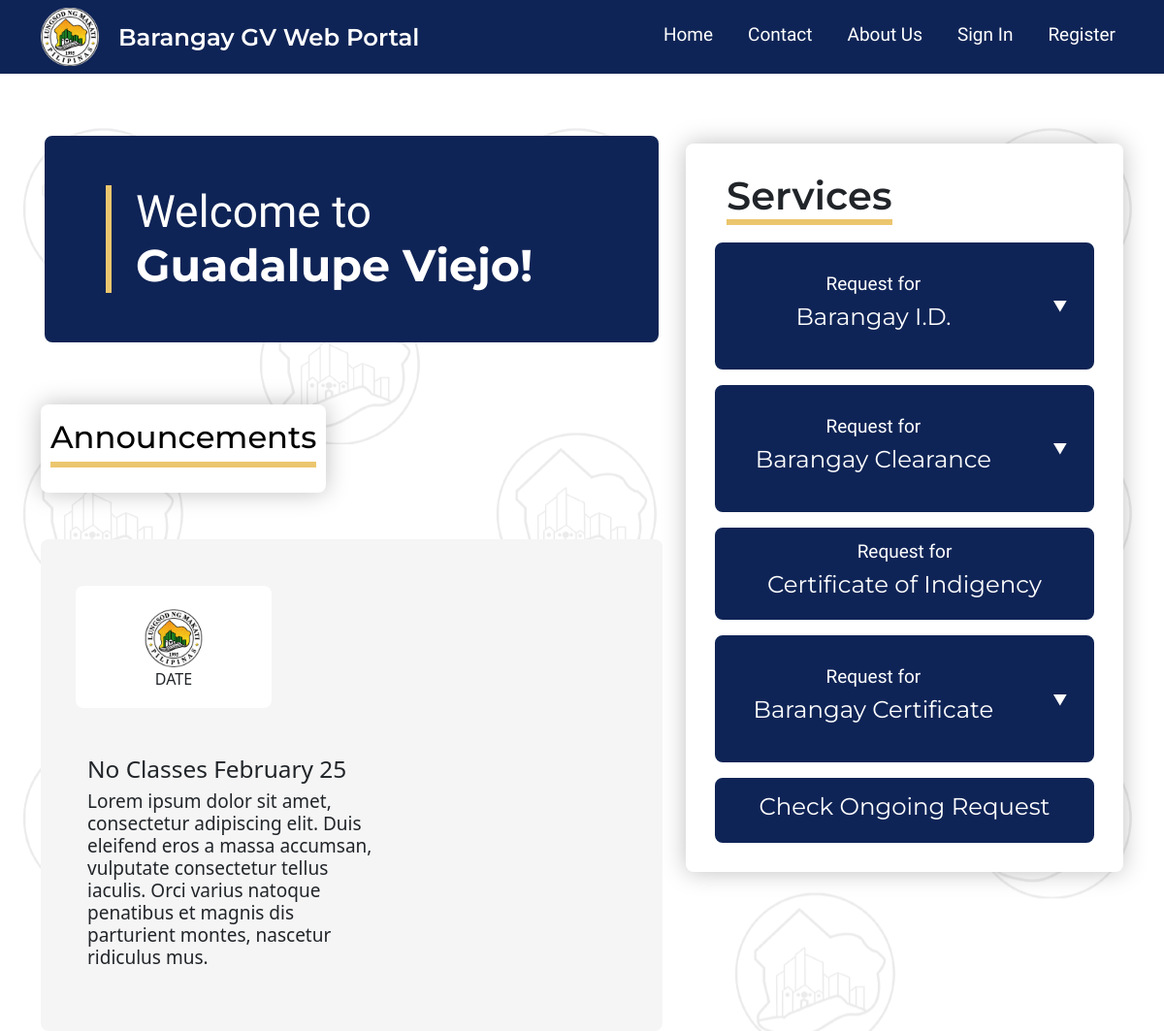
Before: / with the older database file.
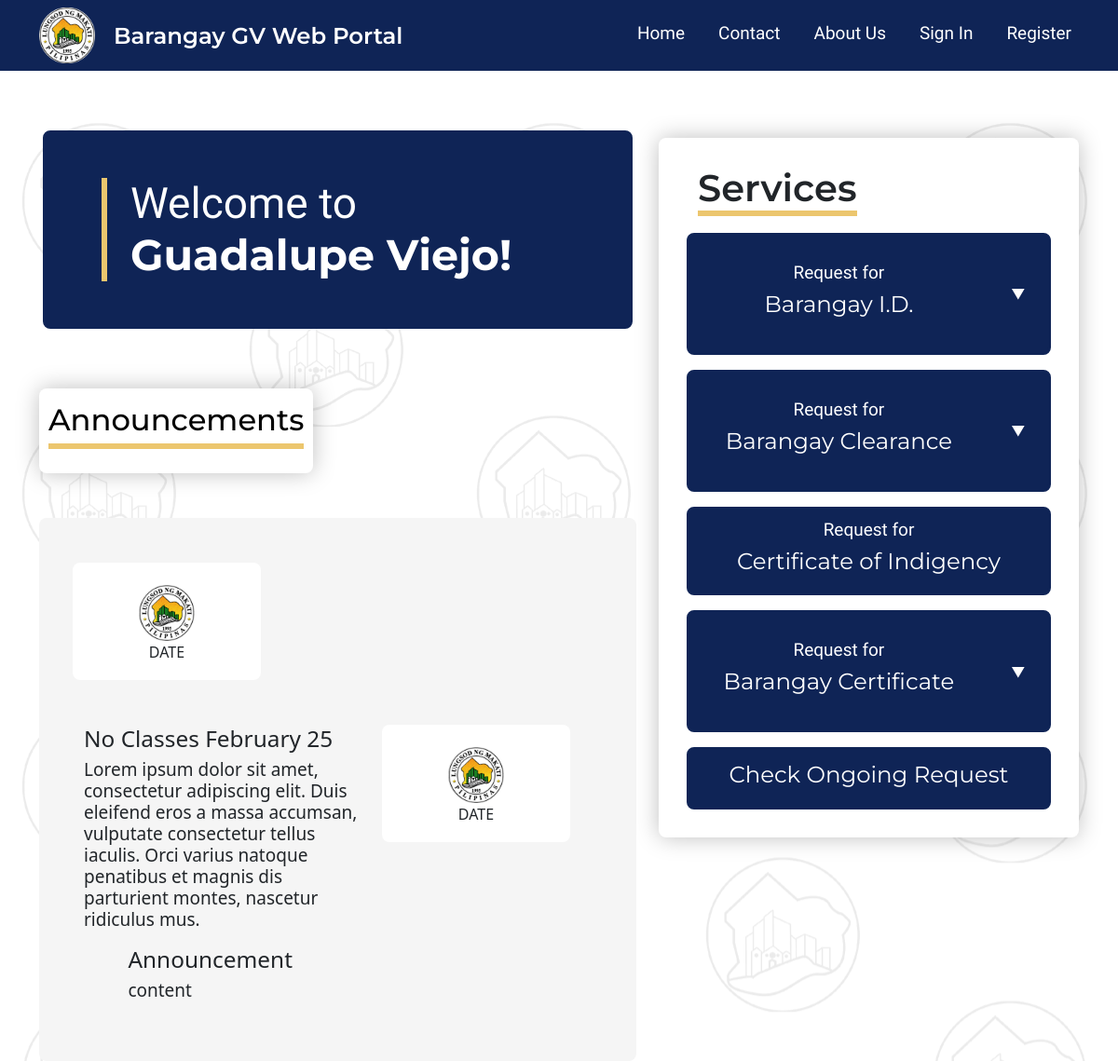
After: the same page with the newer database file.
### web_portal/models.py (models this page shows)
class announcement(models.Model):
    title = models.CharField(max_length = 100)
    content = models.CharField(max_length = 1000)
    objects = models.Manager()

### web_portal/views.py (the view)
# urls.py: path("", views.base, name = "base"),
def base(request):
    context = {
        "barangay_id_form": barangay_id.objects.all(),
        "announcements": announcement.objects.all(),
    }
    return render(request, "base.html", context)

### web_portal/templates/base.html (shortened to what the changed rows need)
{% load static %}
<!DOCTYPE html>
<html lang="en">
<head>
    <link rel="stylesheet" href="{% static 'styles.css' %}">
    <link href="https://cdn.jsdelivr.net/npm/bootstrap@5.1.3/dist/css/bootstrap.min.css" rel="stylesheet"
>
</head>
<body>
    <div class="main">
        <div class="container mt-5">
            <div class="row">
                <div class="col-md-7 col-sm-12">
                    <div class="row p-3">
                        <div class="hero">
                            <h1 class="bodyFont heroBody globalTitle m-5" style = "padding-left: 25px;">Welcome to <br><span class="titleFont heroTitle">Guadalupe
                                    Viejo!</span></h1>
                        </div>
                    </div>
                    <div class="mt-5 p-5 announcementsFrame">
                        <div class="row">
                            {% for a in announcements %}
                            <div class="col-lg-4 mb-5"
                                style="background: white; border-radius: 8px; width: 202px ;height: 126px; text-align: center;">
                                    <img class="mt-4 mr-2" src="{% static 'logo.png' %}" style="width: 60px; height: 60px; text-align: center;" alt="">
                                    <p>DATE</p>
                            </div>
                            <div class="col-lg-1"></div>
                            <div class="col-lg-7">
                                <div class="row">
                                    <h1 class="announcementsTitle">{{a.title}}</h1>
                                </div>
                                <div class="row">
                                    <p class="announcementsDesc">{{a.content}}</p>
                                </div>
                            </div>
                            {% endfor %}
                        </div>
                    </div>
                </div>
                <div class="col p-4">
                    <div class="row servicesFrame">
                        <div class="row">
                            <h1 class="titleFont servicesMainTitle"><span
                                    style="border-bottom: 6px solid #ECC66E;">Services</span> </h1>
                        </div>
                    </div>
                </div>
            </div>
        </div>
    </div>
</body>
</html>

Changed rows visible on the page:
added announcement: title "Announcement", content "content"
